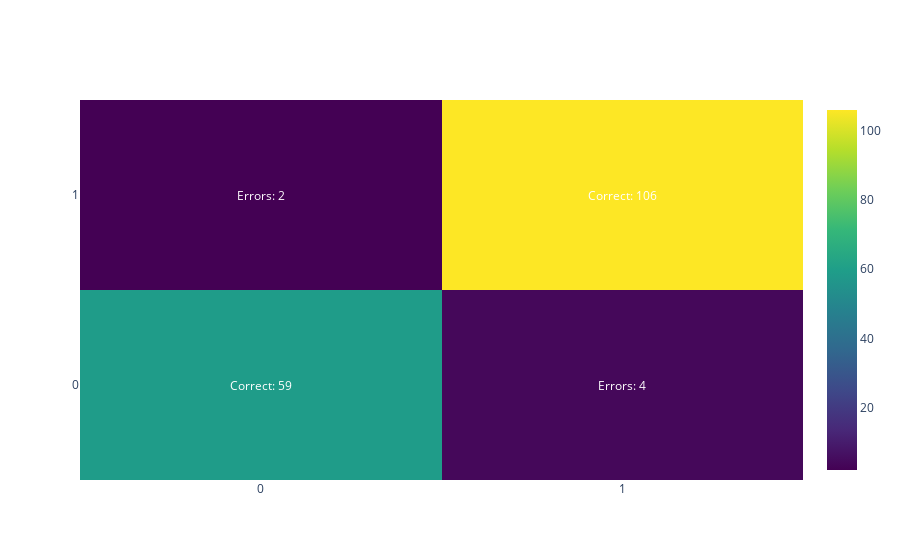

Write notebook code for a chart like this one.
### Code cell
# Confusion Matrix second version with plotly.express

# Create the heatmap trace
heatmap = go.Heatmap(z=cm, x=model.classes_, y=model.classes_, colorscale='Viridis')

# Create the figure and add the heatmap trace
fig = go.Figure(data=[heatmap])

# Add annotations for each cell in the confusion matrix
for i in range(len(cm)):
    for j in range(len(cm[i])):
        if i == j:
            text = f"Correct: {cm[i][j]}"
        else:
            text = f"Errors: {cm[i][j]}"
        fig.add_annotation(
            text=text,
            x=model.classes_[j],
            y=model.classes_[i],
            xref='x',
            yref='y',
            showarrow=False,
            font=dict(color='white')  # Ensure text color is white for better visibility
        )

# Update axis properties
fig.update_xaxes(tickmode='array', tickvals=list(range(len(model.classes_))), ticktext=model.classes_)
fig.update_yaxes(tickmode='array', tickvals=list(range(len(model.classes_))), ticktext=model.classes_)

# Show the figure
fig.show()

### Figure 1 — Plotly figure (JSON) as saved in the notebook; plotly's stock layout.template omitted (floating-point values rounded to 4 significant figures)
{"data": [{"colorscale": [[0, "#440154"], [0.1111, "#482878"], [0.2222, "#3e4989"], [0.3333, "#31688e"], [0.4444, "#26828e"], [0.5556, "#1f9e89"], [0.6667, "#35b779"], [0.7778, "#6ece58"], [0.8889, "#b5de2b"], [1, "#fde725"]], "type": "heatmap", "x": [0, 1], "y": [0, 1], "z": [[59, 4], [2, 106]]}], "layout": {"annotations": [{"font": {"color": "white"}, "showarrow": false, "text": "Correct: 59", "x": 0, "xref": "x", "y": 0, "yref": "y"}, {"font": {"color": "white"}, "showarrow": false, "text": "Errors: 4", "x": 1, "xref": "x", "y": 0, "yref": "y"}, {"font": {"color": "white"}, "showarrow": false, "text": "Errors: 2", "x": 0, "xref": "x", "y": 1, "yref": "y"}, {"font": {"color": "white"}, "showarrow": false, "text": "Correct: 106", "x": 1, "xref": "x", "y": 1, "yref": "y"}], "autosize": true, "xaxis": {"autorange": true, "range": [-0.5, 1.5], "tickmode": "array", "ticktext": [0, 1], "tickvals": [0, 1], "type": "linear"}, "yaxis": {"autorange": true, "range": [-0.5, 1.5], "tickmode": "array", "ticktext": [0, 1], "tickvals": [0, 1], "type": "linear"}}}
